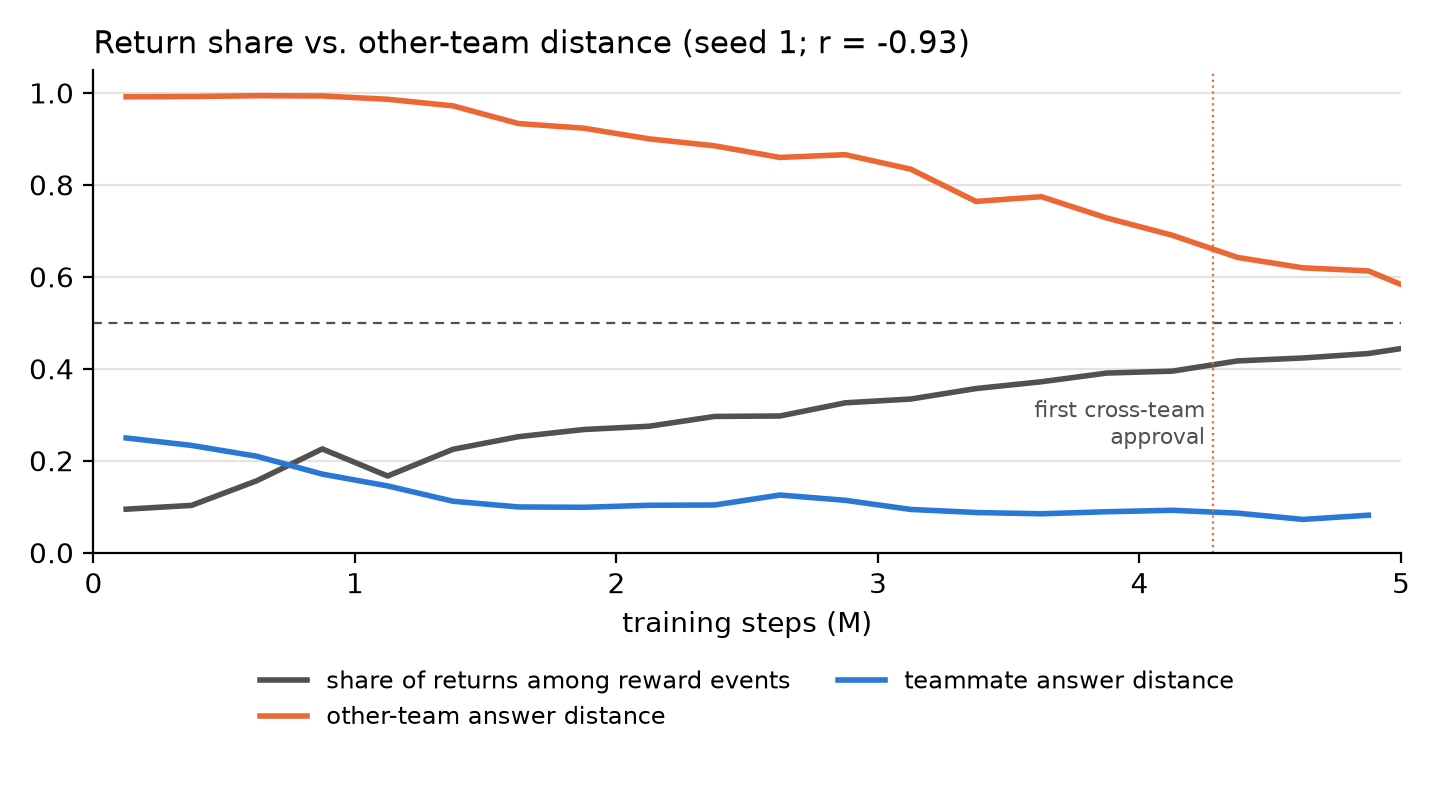

Python code for this plot:
"""Indirect check of the 'return events fill the probes' hypothesis (T204/T206), from W&B logs only (read-only).

Run: A+C v2 gate + critic distillation, seed 1, 5M (W&B q2u47mml, group acv2_s1_20261029_084340; E65).
Per 250k-step bin: share of shelf returns among the agents' large reward events (deliveries + returns, both +1),
from train/agent_k_{delivery,return}_count, next to the logged same/cross response-distance EMA
(update/ac_v2_audit_distance_*) and the number of cross-team accepted comparisons.
This is a time correlation, not a causal test; the checkpoint analysis (split_by_event.py) is the direct test.

    python output/return_share_20261104/return_share.py
"""
import csv
import json
from collections import defaultdict
from pathlib import Path

import matplotlib
matplotlib.use("Agg")
import matplotlib.pyplot as plt  # noqa: E402
import wandb  # noqa: E402

OUT = Path(__file__).resolve().parent
RUN = "t98339-hanyang-university/rware-from-scratch/q2u47mml"
BIN = 250_000
TEAM = {1: 0, 2: 1, 3: 0, 4: 1, 5: 0, 6: 1}  # W&B agent_k (1-indexed): 0-index 0,2,4 = team 0
BLUE, ORANGE, GREY = "#2a78d6", "#eb6834", "#52514e"


def main():
    run = wandb.Api(timeout=120).run(RUN)
    bins = defaultdict(lambda: defaultdict(float))
    counts = defaultdict(lambda: defaultdict(int))
    rows = 0
    for row in run.scan_history(page_size=2000):
        step = row.get("_step")
        if step is None:
            continue
        b = int(step // BIN)
        if row.get("train/agent_1_delivery_count") is not None:
            rows += 1
            for k in range(1, 7):
                d = row.get(f"train/agent_{k}_delivery_count") or 0.0
                r = row.get(f"train/agent_{k}_return_count") or 0.0
                bins[b]["deliveries"] += d
                bins[b]["returns"] += r
                bins[b][f"t{TEAM[k]}_deliveries"] += d
                bins[b][f"t{TEAM[k]}_returns"] += r
        for key, name in (("update/ac_v2_audit_distance_cross", "cross"), ("update/ac_v2_audit_distance_same", "same"),
                          ("update/ac_v2_audit_cross_accepted", "cross_accepted"),
                          ("update/ac_v2_audit_same_accepted", "same_accepted")):
            v = row.get(key)
            if v is not None and v == v:
                bins[b][name + "_sum"] += float(v)
                counts[b][name] += 1
    table = []
    for b in sorted(bins):
        x = bins[b]
        events = x["deliveries"] + x["returns"]
        rec = dict(step_million=(b + 0.5) * BIN / 1e6, deliveries=x["deliveries"], returns=x["returns"],
                   return_share=x["returns"] / events if events else None)
        for name in ("cross", "same"):
            rec[name + "_ema"] = x[name + "_sum"] / counts[b][name] if counts[b][name] else None
        for name in ("cross_accepted", "same_accepted"):
            rec[name] = x[name + "_sum"]
        table.append(rec)
    with (OUT / "return_share.csv").open("w", newline="", encoding="utf-8") as f:
        w = csv.DictWriter(f, fieldnames=list(table[0]))
        w.writeheader()
        w.writerows(table)
    pairs = [(t["return_share"], t["cross_ema"]) for t in table if t["return_share"] is not None and t["cross_ema"] is not None]
    n = len(pairs)
    mx = sum(p[0] for p in pairs) / n
    my = sum(p[1] for p in pairs) / n
    cov = sum((p[0] - mx) * (p[1] - my) for p in pairs)
    corr = cov / (sum((p[0] - mx) ** 2 for p in pairs) * sum((p[1] - my) ** 2 for p in pairs)) ** 0.5
    summary = dict(run=RUN, train_rows=rows, bins=len(table), corr_return_share_vs_cross_ema=corr)
    (OUT / "summary.json").write_text(json.dumps(summary, indent=1), encoding="utf-8")

    plt.rcParams.update({"font.family": "DejaVu Sans", "font.size": 10})
    fig, ax = plt.subplots(figsize=(7.2, 4.0))
    xs = [t["step_million"] for t in table]
    ax.plot(xs, [t["return_share"] for t in table], color=GREY, lw=2, label="share of returns among reward events")
    ax.plot(xs, [t["cross_ema"] for t in table], color=ORANGE, lw=2, label="other-team answer distance")
    ax.plot(xs, [t["same_ema"] for t in table], color=BLUE, lw=2, label="teammate answer distance")
    ax.axhline(0.5, color=GREY, lw=0.8, ls=(0, (4, 3)))
    ax.axvline(4.28, color=ORANGE, lw=0.8, ls=":")
    ax.text(4.25, 0.22, "first cross-team\napproval", ha="right", va="bottom", fontsize=8, color=GREY)
    ax.set_xlim(0, 5)
    ax.set_ylim(0, 1.05)
    ax.set_xlabel("training steps (M)")
    ax.set_title(f"Return share vs. other-team distance (seed 1; r = {corr:.2f})", loc="left", fontsize=11)
    for s in ("top", "right"):
        ax.spines[s].set_visible(False)
    ax.grid(axis="y", color="#e4e3df", lw=0.8)
    ax.legend(frameon=False, fontsize=8.5, loc="upper center", bbox_to_anchor=(0.5, -0.2), ncol=2)
    fig.tight_layout()
    fig.savefig(OUT / "return_share.png", dpi=200)
    print(json.dumps(summary, indent=1))
    for t in table:
        print({k: (round(v, 3) if isinstance(v, float) else v) for k, v in t.items()})


if __name__ == "__main__":
    main()
